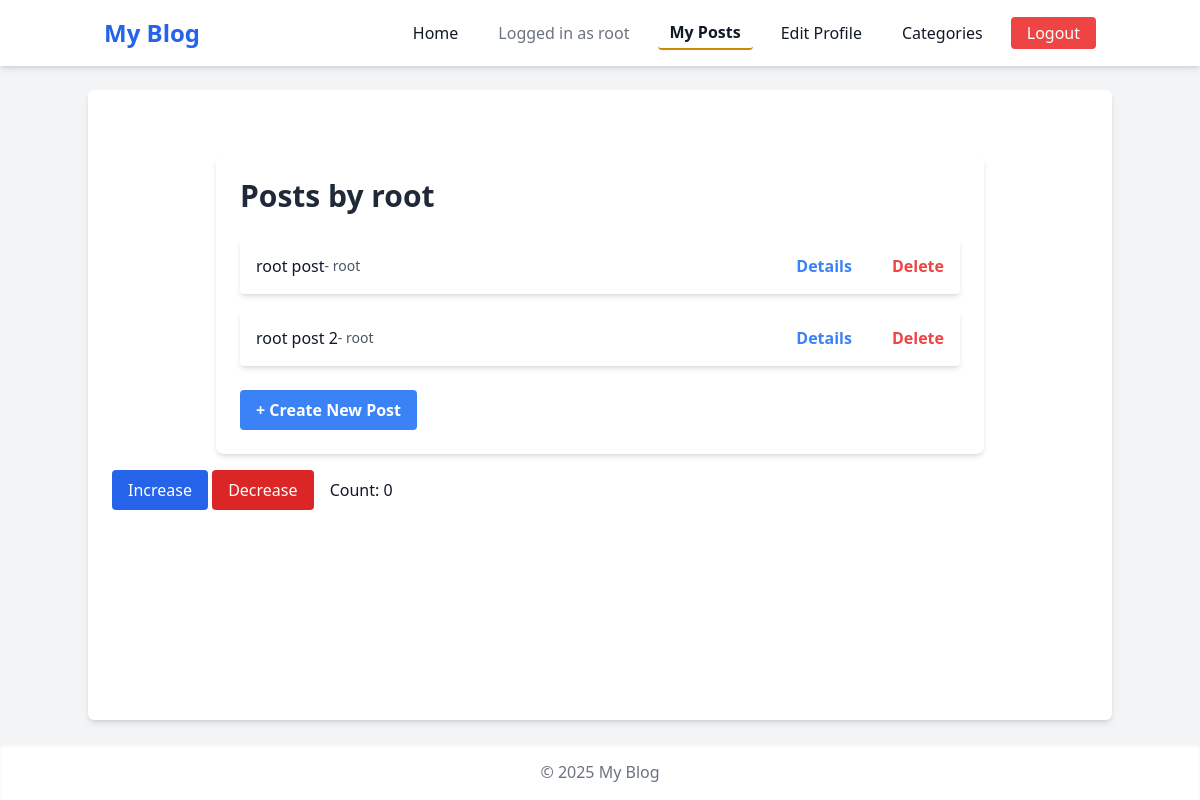
Screenshot of /users/root/posts/ with the database file from the repository.
### blog/models.py (models this page shows, shortened)
class Post(models.Model):
    title = models.CharField(max_length=200)
    slug = models.SlugField(unique=True)
    content = models.TextField()
    category = models.ForeignKey(Category, on_delete=models.CASCADE)
    author = models.ForeignKey(User, on_delete=models.CASCADE, related_name='posts')
    created_at = models.DateTimeField(auto_now_add=True)

### users/views.py (the view)
# urls.py: path("<str:username>/posts/", views.user_posts, name="user_posts"),
def user_posts(request, username):
    user = get_object_or_404(User, username=username)
    posts = user.posts.all()  # uses related_name in Post model
    return render(request, "users/user_posts.html", {"user": user, "posts": posts})

### users/templates/users/user_posts.html (shortened to what this page needs)
{% extends "base.html" %} {% block content %}
<div class="max-w-3xl mx-auto mt-10 p-6 bg-white rounded-lg shadow-md">
  <h2 class="text-3xl font-bold mb-6 text-gray-800">
    Posts by {{ user.username }}
  </h2>
  <ul class="space-y-4">
    {% for post in posts %}
    <li
      class="p-4 bg-white rounded shadow-md hover:shadow-lg transition duration-200"
    >
      <div class="flex justify-between">
        <div class="flex items-center">
          <div>{{ post.title }}</div>
          <span class="text-gray-600 text-sm"
            >- {{ post.author.username }}</span
          >
        </div>
        <div class="gap-10 flex">
          <a
            href="/post/{{ post.slug }}/"
            class="text-blue-500 font-semibold hover:underline"
          >
            Details
          </a>
          <form
            action="{% url 'delete_post' post.slug %}"
            method="post"
            style="display: inline"
          >
            <button
              type="submit"
              class="text-red-500 font-semibold hover:underline bg-transparent border-none cursor-pointer"
            >
              Delete
            </button>
          </form>
        </div>
      </div>
    </li>
    {% empty %}
    <li class="text-gray-500">This user has not published any posts yet.</li>
    {% endfor %}
  </ul>
  <a
    href="{% url 'create_post' %}"
    class="mt-6 inline-block px-4 py-2 bg-blue-500 text-white font-semibold rounded hover:bg-blue-600 transition duration-200"
  >
    + Create New Post
  </a>
</div>
{% endblock %}

### templates/base.html (shortened to what this page needs)
<!DOCTYPE html>
<html lang="en">
  <head>
    <script src="https://cdn.tailwindcss.com"></script>
  </head>
  <body class="bg-gray-100 text-gray-900 font-sans flex flex-col min-h-screen">
    <header class="bg-white shadow-md">
      <div class="container mx-auto flex justify-between items-center p-4">
        <h1 class="text-2xl font-bold text-blue-600">My Blog</h1>
        <nav class="flex items-center space-x-4">
          {% with request.path as current_path %}
          <a
            href="{% url 'post_list' %}"
            class="px-3 py-1 rounded hover:bg-blue-100 {% if current_path == '/' %}border-b-2 border-blue-600 font-semibold{% endif %}"
            >Home</a
          >
          {% if user.is_authenticated %}
          <span class="text-gray-500 px-3 py-1"
            >Logged in as {{ user.username }}</span
          >
          <a
            href="{% url 'user_posts' user.username %}"
            class="px-3 py-1 rounded hover:bg-yellow-100 {% if current_path == '/users/'|add:user.username|add:'/posts/' %}border-b-2 border-yellow-600 font-semibold{% endif %}"
            >My Posts</a
          >
          <a
            href="{% url 'edit_profile' %}"
            class="px-3 py-1 rounded hover:bg-green-100 {% if current_path == '/users/edit/' %}border-b-2 border-green-600 font-semibold{% endif %}"
          >
            Edit Profile
          </a>
          <a
            href="{% url 'category_list' %}"
            class="px-3 py-1 rounded hover:bg-purple-100 {% if current_path == '/categories/' %}border-b-2 border-purple-600 font-semibold{% endif %}"
            >Categories</a
          >
          <a
            href="{% url 'logout' %}"
            class="px-4 py-1 bg-red-500 text-white rounded hover:bg-red-600 transition duration-200"
            >Logout</a
          >
          {% endif %} {% endwith %}
        </nav>
      </div>
    </header>
    <main
      class="container mx-auto mt-6 p-6 bg-white rounded-md shadow-md flex-1"
    >
      {% block content %}{% endblock %}
      {% block session %}
      <div class="mt-4">
        <button
          id="increaseBtn"
          class="px-4 py-2 bg-blue-600 text-white rounded"
        >
          Increase
        </button>
        <button
          id="decreaseBtn"
          class="px-4 py-2 bg-red-600 text-white rounded"
        >
          Decrease
        </button>
        <span class="ml-3">Count: <span id="count">0</span></span>
      </div>
      {% endblock %}
    </main>
    <footer class="bg-white shadow-inner mt-6">
      <div class="container mx-auto p-4 text-center text-gray-500">
        © 2025 My Blog
      </div>
    </footer>
  </body>
</html>

### rows the page displays
Post: title "root post", author.username "root"
Post: title "root post 2", author.username "root"

### other values shown
{{ user.username }} "root"
